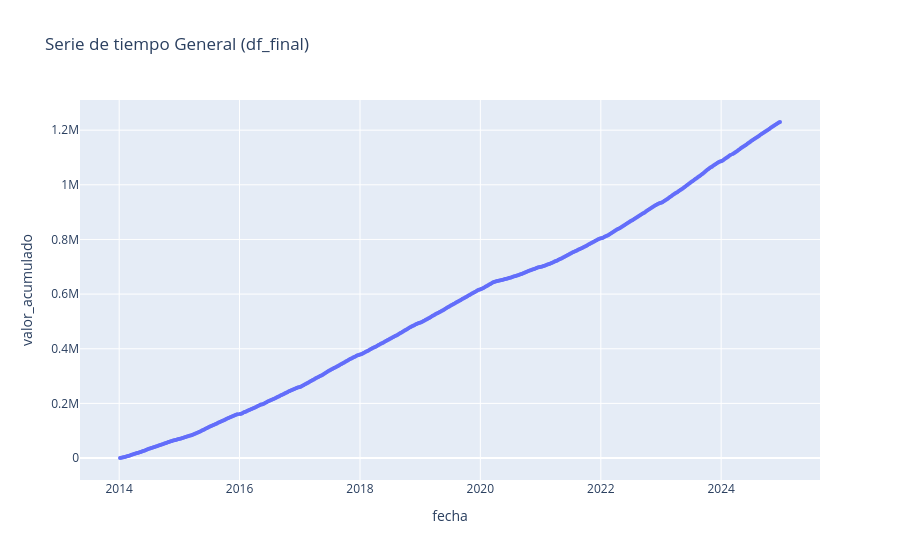

Here is the notebook cell this chart was saved with:
### Markdown cell above
## Análisis Visual de la Serie Temporal

### Code cell
# Gráfica de línea con seaborn
df_acumulado = func.get_cummulative_data(df, column='valor', group_by='fecha')
x= 'fecha'
y= 'valor_acumulado'
title = 'Serie de tiempo General acumulada (df_final)'

# Gráfica de línea con plotly / seaborn según selección del usuario
func.plot_timeseries(df_acumulado, x=x, y=y, title=title, plotly_engine=USE_PLOTLY)
df_acumulado.info()

### Figure 1 — Plotly figure (JSON) as saved in the notebook; plotly's stock layout.template omitted (floating-point values rounded to 4 significant figures; data arrays with more than 128 entries replaced by an {"elided": "..."} marker saying what was removed)
{"data": [{"customdata": {"elided": "571x1 int values"}, "hovertemplate": "fecha=%{x}<br>valor_acumulado=%{y}<br>semana=%{customdata[0]}<extra></extra>", "legendgroup": "", "line": {"color": "#636efa", "dash": "solid"}, "marker": {"size": 4, "symbol": "circle"}, "mode": "lines+markers", "name": "", "orientation": "v", "showlegend": false, "type": "scatter", "x": {"elided": "571 str values"}, "xaxis": "x", "y": {"elided": "571 int values"}, "yaxis": "y"}], "layout": {"legend": {"tracegroupgap": 0}, "title": {"text": "Serie de tiempo General (df_final)"}, "xaxis": {"anchor": "y", "domain": [0, 1], "title": {"text": "fecha"}}, "yaxis": {"anchor": "x", "domain": [0, 1], "title": {"text": "valor_acumulado"}}}}
